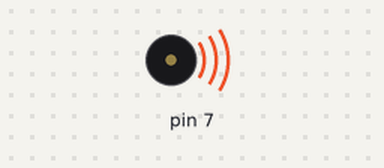
Bench run of a sketch on a simulated Arduino Uno, built with avr-gcc and run on an emulated ATmega328P. Shown: buzzer (waves = sounding).

Above: at 0.3 s.
At 6.2 s:
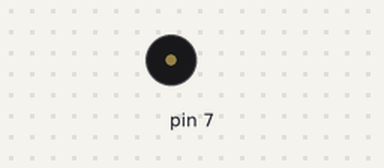
Timing chart, 0 to 8.6 s (numbered marks = the images above):
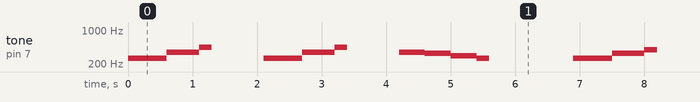

The sketch:

la_cucaracha.ino
```cpp
/*
Título: La cucaracha

1ª Do Do Do Fa La
2º Do Do Do Fa La
3º Fa Fa Mi Mi Re Re Do

4ª Do Do Do Mi Sol
5ª Do Do Do Mi Sol
6ª do4 re do Sib La Sol Fa

Frecuencias y notas:
Do 3: 262
Do# 3: 277
Re 3: 294
Re# 3: 311
Mi 3: 330
Fa 3: 349
Fa# 3: 370
Sol 3: 392
Sol#3: 415
La 3: 440
La# 3: 466
Si 3: 494
Do 4: 523

*/
int Do = 261;
int Re = 293;
int Mi = 329;
int Fa = 349;
int Sol = 392;
int La = 440;
int Si = 494;
int Do4 =523;
int corto = 200; //200 milisegundos
int largo = 500; // 500ms

void setup() {
  // initialize serial communications (for debugging only):
  Serial.begin(9600);

}

void loop() {


  // play the pitch:
  //1ª Do Do Do Fa La

  tone(7, Do, corto);
  delay(corto);        // delay in between reads for stability
  tone(7, Do, corto);
  delay(corto);        // delay in between reads for stability
  tone(7, Do, corto);
  delay(corto);        // delay in between reads for stability
  tone(7, Fa, largo);
  delay(largo);        // delay in between reads for stability
  tone(7, La, corto);
  delay(1000);        // delay in between reads for stability

//2ª Do Do Do Fa La
  tone(7, Do, corto);
  delay(corto);        // delay in between reads for stability
  tone(7, Do, corto);
  delay(corto);        // delay in between reads for stability
  tone(7, Do, corto);
  delay(corto);        // delay in between reads for stability
  tone(7, Fa, largo);
  delay(largo);        // delay in between reads for stability
  tone(7, La, corto);
  delay(1000);        // delay in between reads for stability

// Fa Fa Mi Mi Re Re Do 3ª
  tone(7, Fa, corto);
  delay(corto);        // delay in between reads for stability
  tone(7, Fa, corto);
  delay(corto);        // delay in between reads for stability
  tone(7, Mi, largo);
  delay(corto);        // delay in between reads for stability
  tone(7, Mi, corto);
  delay(corto);        // delay in between reads for stability
  tone(7, Re, corto);
  delay(corto);        // delay in between reads for stability
  tone(7, Re, corto);
  delay(corto);        // delay in between reads for stability
  tone(7, Do, corto);
  delay(1500);        // delay in between reads for stability


//4ª Do Do Do Mi Sol
  tone(7, Do, corto);
  delay(corto);        // delay in between reads for stability
  tone(7, Do, corto);
  delay(corto);        // delay in between reads for stability
  tone(7, Do, corto);
  delay(corto);        // delay in between reads for stability
  tone(7, Mi, largo);
  delay(largo);        // delay in between reads for stability
  tone(7, Sol, corto);
  delay(1000);        // delay in between reads for stability


//5ª Do Do Do Mi Sol
  tone(7, Do, corto);
  delay(corto);        // delay in between reads for stability
  tone(7, Do, corto);
  delay(corto);        // delay in between reads for stability
  tone(7, Do, corto);
  delay(corto);        // delay in between reads for stability
  tone(7, Mi, largo);
  delay(largo);        // delay in between reads for stability
  tone(7, Sol, corto);
  delay(1000);        // delay in between reads for stability


//6ª do4 re do Sib La Sol Fa
  tone(7, Do4, corto);
  delay(corto);        // delay in between reads for stability
  tone(7, Re, corto);
  delay(corto);        // delay in between reads for stability
  tone(7, Do, corto);
  delay(corto);        // delay in between reads for stability
  tone(7, Si, corto);
  delay(corto);        // delay in between reads for stability
  tone(7, La, corto);
  delay(corto);        // delay in between reads for stability
  tone(7, Sol, corto);
  delay(corto);        // delay in between reads for stability
  tone(7, Fa, corto);
  delay(1000);        // delay in between reads for stability


}
```

Measured:
- by itself, tone on pin 7: plays 261 Hz for 0.60 s, 349 Hz for 0.50 s, 440 Hz for 0.20 s, 261 Hz for 0.60 s, 349 Hz for 0.50 s, 440 Hz for 0.20 s … (223 notes in this stretch)
